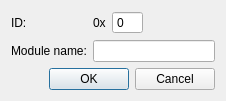
<?xml version="1.0" encoding="UTF-8"?>
<ui version="4.0">
 <class>NewFrameDialog</class>
 <widget class="QDialog" name="NewFrameDialog">
  <property name="geometry">
   <rect>
    <x>0</x>
    <y>0</y>
    <width>226</width>
    <height>97</height>
   </rect>
  </property>
  <property name="windowTitle">
   <string>Dialog</string>
  </property>
  <layout class="QVBoxLayout" name="verticalLayout">
   <item>
    <layout class="QGridLayout" name="gridLayout">
     <item row="0" column="0">
      <widget class="QLabel" name="id_label">
       <property name="text">
        <string>ID:</string>
       </property>
       <property name="buddy">
        <cstring>id_SpinBox</cstring>
       </property>
      </widget>
     </item>
     <item row="0" column="1">
      <layout class="QHBoxLayout" name="horizontalLayout">
       <item>
        <widget class="QLabel" name="x_label">
         <property name="text">
          <string>0x</string>
         </property>
        </widget>
       </item>
       <item>
        <widget class="QSpinBox" name="id_SpinBox">
         <property name="frame">
          <bool>true</bool>
         </property>
         <property name="buttonSymbols">
          <enum>QAbstractSpinBox::NoButtons</enum>
         </property>
         <property name="specialValueText">
          <string/>
         </property>
         <property name="showGroupSeparator" stdset="0">
          <bool>false</bool>
         </property>
         <property name="prefix">
          <string notr="true" comment="0x" extracomment="0x"/>
         </property>
         <property name="maximum">
          <number>2048</number>
         </property>
         <property name="displayIntegerBase">
          <number>16</number>
         </property>
        </widget>
       </item>
      </layout>
     </item>
     <item row="0" column="2">
      <spacer name="horizontalSpacer">
       <property name="orientation">
        <enum>Qt::Horizontal</enum>
       </property>
       <property name="sizeHint" stdset="0">
        <size>
         <width>40</width>
         <height>20</height>
        </size>
       </property>
      </spacer>
     </item>
     <item row="1" column="0">
      <widget class="QLabel" name="moduleName_label">
       <property name="text">
        <string>Module name:</string>
       </property>
       <property name="buddy">
        <cstring>moduleName_lineEdit</cstring>
       </property>
      </widget>
     </item>
     <item row="1" column="1" colspan="2">
      <widget class="QLineEdit" name="moduleName_lineEdit">
       <property name="maxLength">
        <number>20</number>
       </property>
      </widget>
     </item>
    </layout>
   </item>
   <item>
    <widget class="QDialogButtonBox" name="buttonBox">
     <property name="orientation">
      <enum>Qt::Horizontal</enum>
     </property>
     <property name="standardButtons">
      <set>QDialogButtonBox::Cancel|QDialogButtonBox::Ok</set>
     </property>
     <property name="centerButtons">
      <bool>false</bool>
     </property>
    </widget>
   </item>
  </layout>
 </widget>
 <resources/>
 <connections>
  <connection>
   <sender>buttonBox</sender>
   <signal>rejected()</signal>
   <receiver>NewFrameDialog</receiver>
   <slot>reject()</slot>
   <hints>
    <hint type="sourcelabel">
     <x>216</x>
     <y>87</y>
    </hint>
    <hint type="destinationlabel">
     <x>286</x>
     <y>274</y>
    </hint>
   </hints>
  </connection>
  <connection>
   <sender>buttonBox</sender>
   <signal>accepted()</signal>
   <receiver>NewFrameDialog</receiver>
   <slot>accept()</slot>
   <hints>
    <hint type="sourcelabel">
     <x>216</x>
     <y>87</y>
    </hint>
    <hint type="destinationlabel">
     <x>157</x>
     <y>274</y>
    </hint>
   </hints>
  </connection>
 </connections>
</ui>
